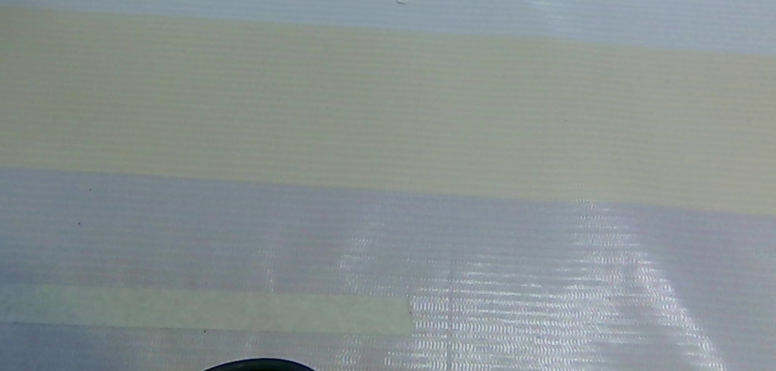
//> input picture old/1111.png, 1551 x 742 px, given in place of the camera (shown at 1/2 size)
$ ./line_video   (built with g++ and OpenCV 4)
//> lines starting //> are read from the running program, lines starting //| are printed output that depends on the picture; after the words box and inside, x2 and y2 are one past the last pixel; in counts of white or black regions, pixels touching at a corner belong together
//> further down, frame is the input picture: 742 rows x 1551 cols, CV_8UC3; mean B, G, R 145.5, 145.6, 137.4
#include <opencv2/opencv.hpp>
#include <stdio.h>
#include <windows.h>

void showError(const std::string& message) {
    MessageBoxA(NULL, message.c_str(), "Error", MB_ICONERROR | MB_OK);
}

void processFrame(cv::Mat& frame) {
    // 1. 缩放图像到固定尺寸（保持比例）
    cv::resize(frame, frame, cv::Size(720, 480));
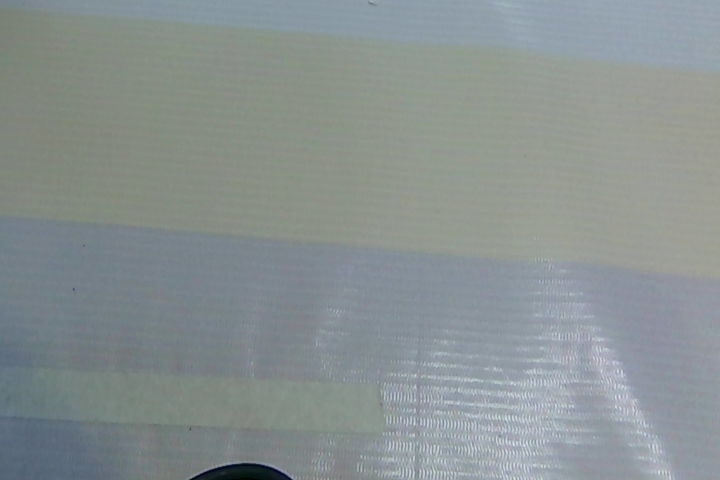
//> frame: 480 rows x 720 cols, CV_8UC3; mean B, G, R 145.4, 145.5, 137.3

    // 2. 转HSV并提取H通道
    cv::Mat hsv, h_channel;
    cv::cvtColor(frame, hsv, cv::COLOR_BGR2HSV);
//> hsv: 480 rows x 720 cols, CV_8UC3; mean H, S, V 78.1, 24.8, 149.9
    std::vector<cv::Mat> hsv_channels;
    cv::split(hsv, hsv_channels);
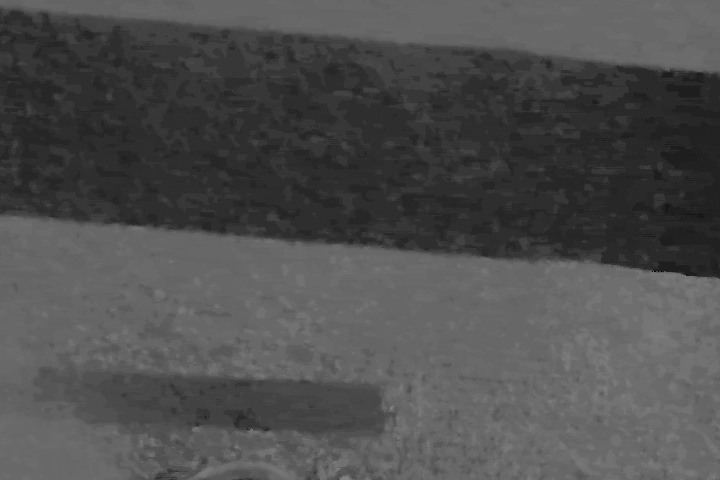
//> hsv_channels[0]: 480 rows x 720 cols, CV_8UC1; min 0, max 135, mean 78.1
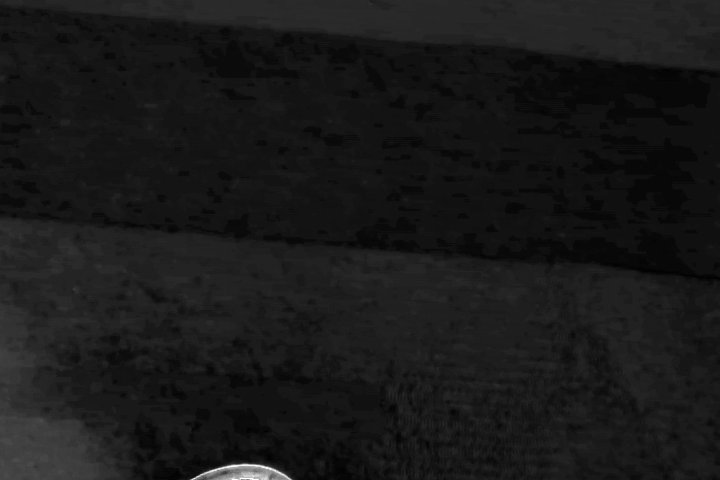
//> hsv_channels[1]: 480 rows x 720 cols, CV_8UC1; min 0, max 255, mean 24.8
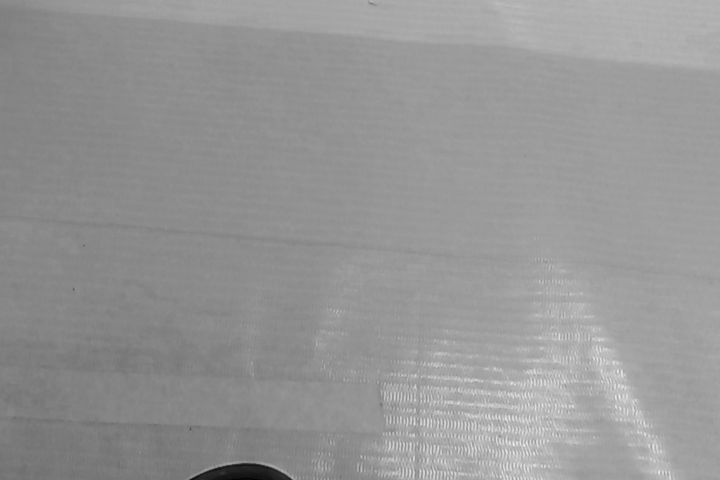
//> hsv_channels[2]: 480 rows x 720 cols, CV_8UC1; min 2, max 241, mean 149.9
    h_channel = hsv_channels[0];

    // 3. 自适应阈值处理
    cv::Mat binary;
    cv::adaptiveThreshold(h_channel, binary, 255,
                         cv::ADAPTIVE_THRESH_GAUSSIAN_C,
                         cv::THRESH_BINARY, 23, 4);
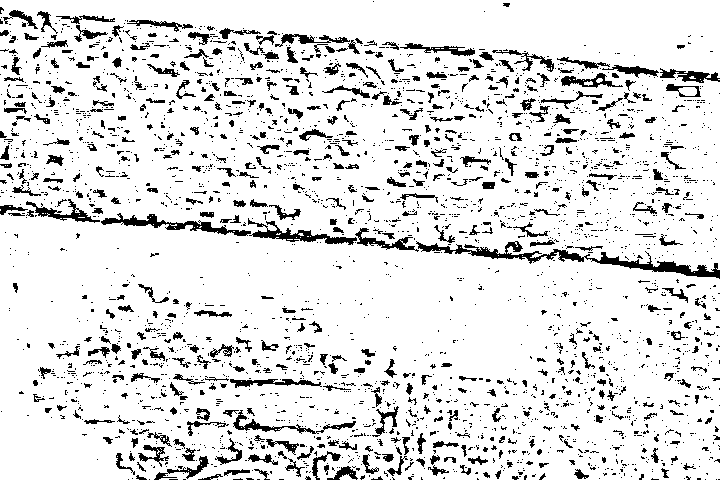
//> binary: 480 rows x 720 cols, CV_8UC1; 88.4% white; 2963 black regions (2485 under 20 px), largest, box (x1, y1, x2, y2) and area: (416, 241, 720, 279) 2067, (101, 213, 251, 236) 902, (248, 218, 357, 245) 793

    // 4. 高斯模糊
    cv::GaussianBlur(binary, binary, cv::Size(1,1), 0);

    // 5. 形态学操作
    cv::Mat kernel = cv::getStructuringElement(cv::MORPH_RECT, cv::Size(1,1));
    cv::morphologyEx(binary, binary, cv::MORPH_CLOSE, kernel);

    // 6. Canny边缘检测
    cv::Mat edges;
    cv::Canny(binary, edges, 70, 150);
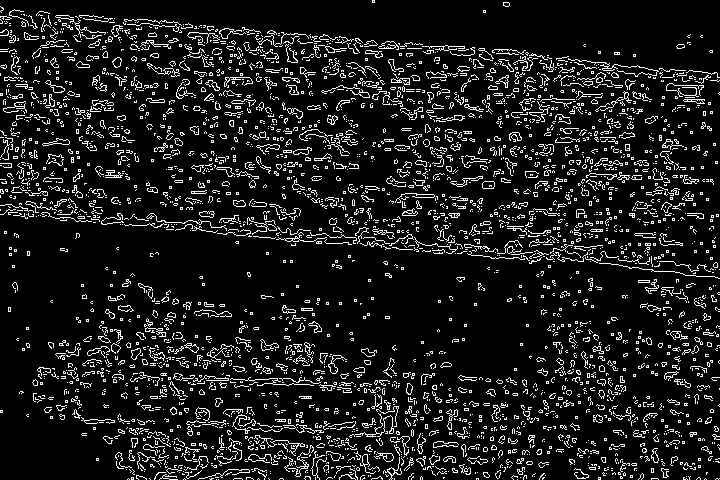
//> edges: 480 rows x 720 cols, CV_8UC1; 10.7% white in thin lines or dots

    // 7. 霍夫变换检测直线
    std::vector<cv::Vec4i> lines;
    cv::HoughLinesP(edges, lines, 1, CV_PI/720, 160, 100, 60);
//> lines = 14 lines (x1, y1, x2, y2), first 8: [0, 214, 536, 261], [1, 7, 717, 73], [15, 209, 717, 267], [8, 214, 539, 260], [8, 209, 704, 267], [0, 11, 717, 74], [1, 12, 709, 77], [9, 25, 718, 81]

    // 8. 绘制检测到的直线
    for (size_t i = 0; i < lines.size(); i++) {
        cv::line(frame,
                cv::Point(lines[i][0], lines[i][1]),
                cv::Point(lines[i][2], lines[i][3]),
                cv::Scalar(0, 255, 0), 2);
    }
//> this loop made 14 passes
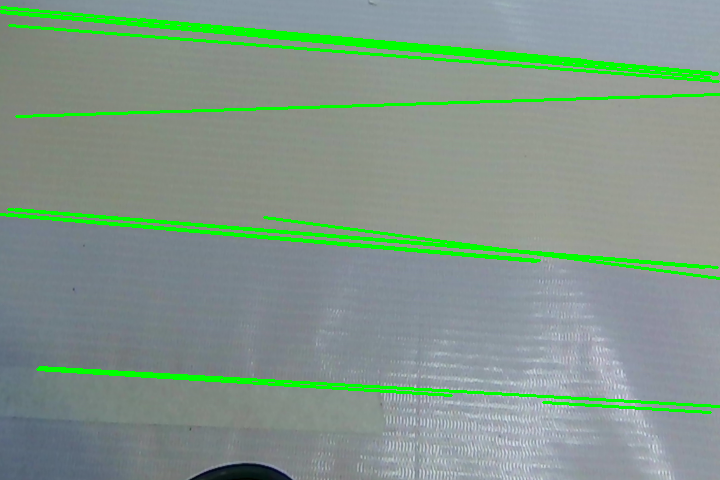
//> frame: 480 rows x 720 cols, CV_8UC3; 5.7% of pixels changed, all inside (x1, y1, x2, y2) = (0, 6, 720, 414)
    cv::imshow("binary", binary);
}

int main() {
    // 打开摄像头
    cv::VideoCapture cap(0);
    if (!cap.isOpened()) {
        showError("无法打开摄像头！\n请检查：\n1. 摄像头是否连接\n2. 驱动程序是否正常");
        return -1;
    }

    // 设置摄像头参数（可选）
    cap.set(cv::CAP_PROP_FRAME_WIDTH, 1280);
    cap.set(cv::CAP_PROP_FRAME_HEIGHT, 720);
    cap.set(cv::CAP_PROP_FPS, 30);

    cv::Mat frame;
    cv::namedWindow("Lane Detection", cv::WINDOW_AUTOSIZE);

    while (true) {
        // 捕获帧
        cap >> frame;
        if (frame.empty()) {
            showError("无法从摄像头获取帧！");
            break;
        }

        // 处理帧
        processFrame(frame);

        // 显示结果
        cv::imshow("Lane Detection", frame);

        // 按ESC退出
        if (cv::waitKey(1) == 27) {
//> the Esc key is pressed
            break;
        }
    }

    // 释放资源
    cap.release();
    cv::destroyAllWindows();
    return 0;
}

$ run again, on old/1245.png
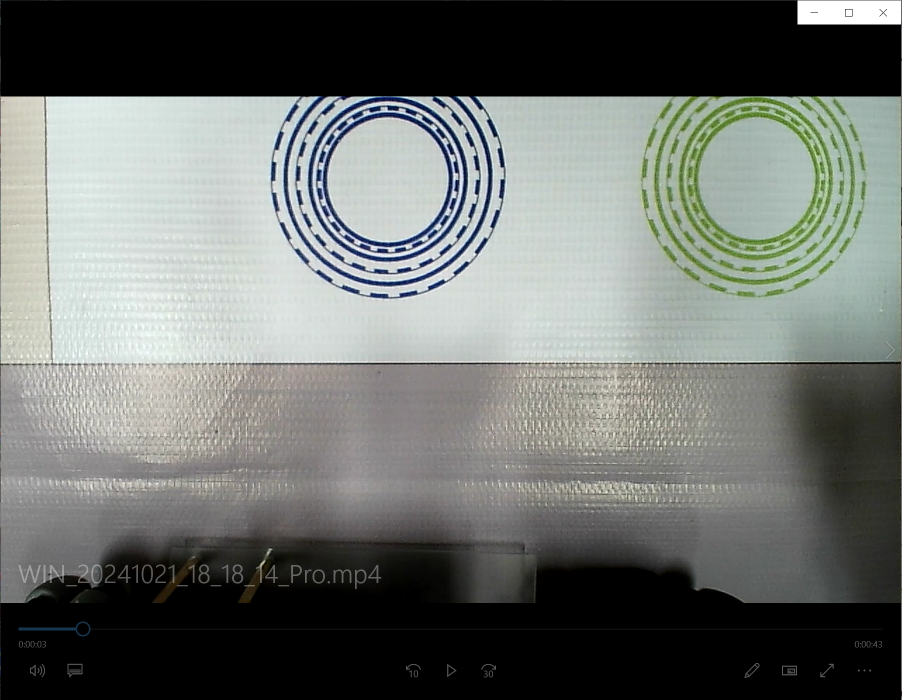
//> input picture old/1245.png, 1803 x 1399 px, given in place of the camera (shown at 1/2 size)
//> frame is the input picture: 1399 rows x 1803 cols, CV_8UC3; mean B, G, R 108.6, 112.2, 108.3
//> hsv: 480 rows x 720 cols, CV_8UC3; mean H, S, V 42.4, 16.9, 113.6
//> in processFrame, `cv::adaptiveThreshold(h_channel, binary, 255, cv::ADAPTIVE_THRESH_GAUS..`:
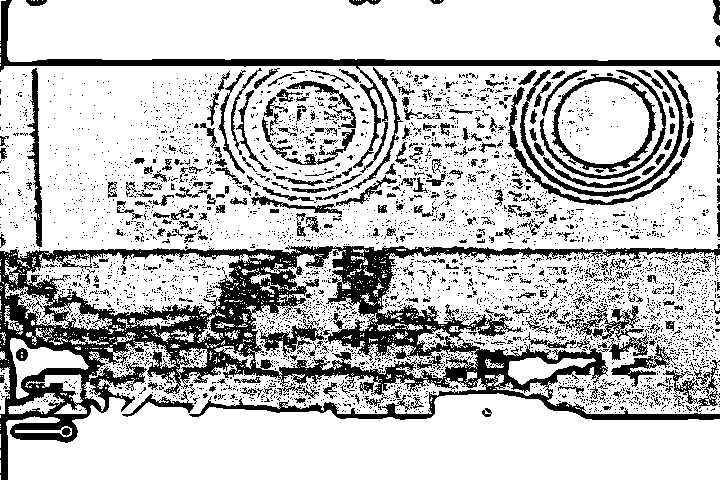
//> binary: 480 rows x 720 cols, CV_8UC1; 76.1% white; 4197 black regions (3893 under 20 px), largest, box (x1, y1, x2, y2) and area: (0, 244, 720, 480) 40358, (0, 0, 720, 168) 5527, (520, 70, 684, 197) 1617
//> edges: 480 rows x 720 cols, CV_8UC1; 15.2% white in thin lines or dots
//> lines = 82 lines (x1, y1, x2, y2), first 8: [0, 65, 719, 65], [0, 59, 152, 59], [0, 57, 524, 59], [0, 374, 719, 374], [575, 413, 719, 413], [2, 367, 716, 367], [0, 338, 717, 322], [0, 382, 713, 382]
//> the loop in processFrame, `for (size_t i = 0; i < lines.size(); i++)` made 82 passes
//> after the loop in processFrame, `for (size_t i = 0; i < lines.size(); i++)`:
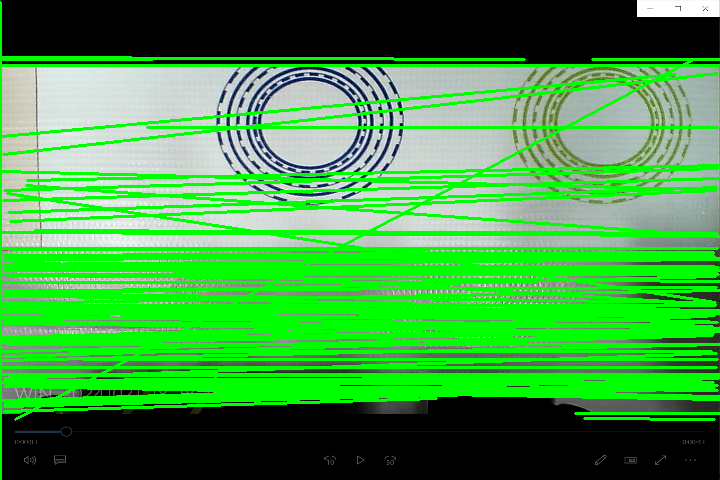
//> frame: 480 rows x 720 cols, CV_8UC3; mean B, G, R 67.1, 155.1, 65.9

$ run again, on old/2222.png
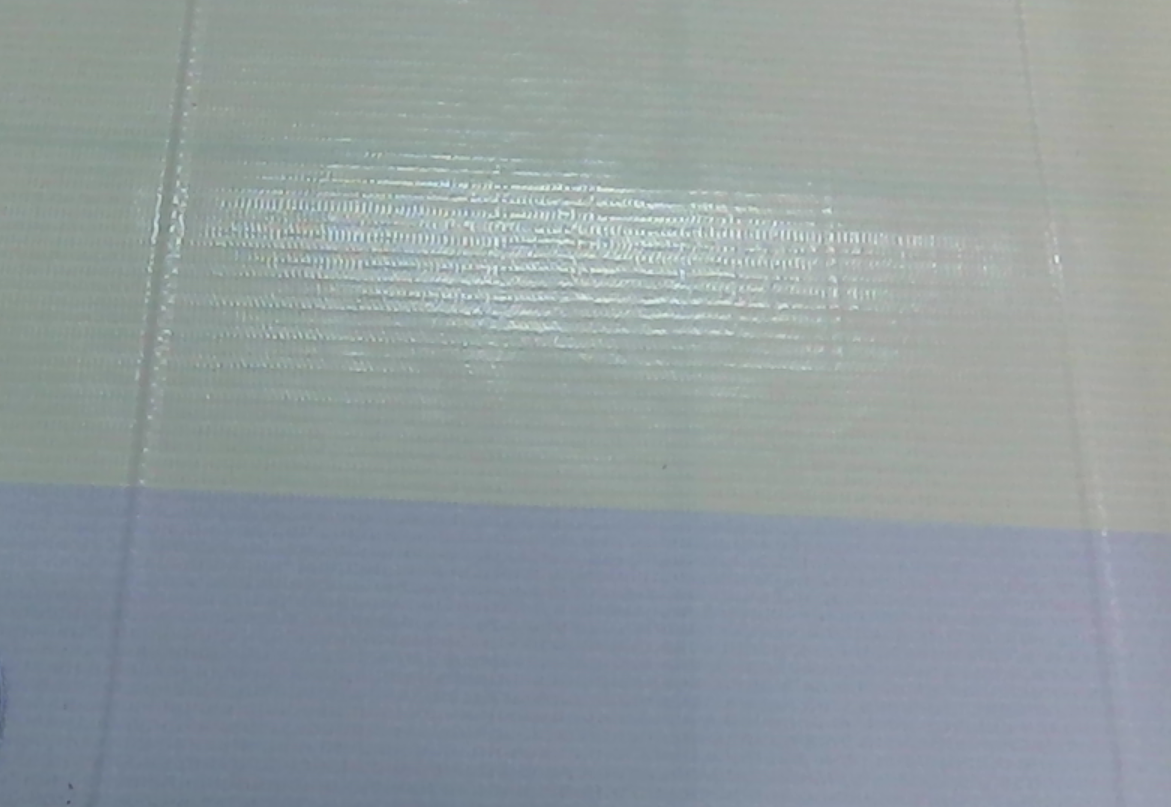
//> input picture old/2222.png, 1171 x 807 px, given in place of the camera
//> frame is the input picture: 807 rows x 1171 cols, CV_8UC3; mean B, G, R 158.7, 155.8, 145.5
//> hsv: 480 rows x 720 cols, CV_8UC3; mean H, S, V 84, 27.1, 161.8
//> in processFrame, `cv::adaptiveThreshold(h_channel, binary, 255, cv::ADAPTIVE_THRESH_GAUS..`:
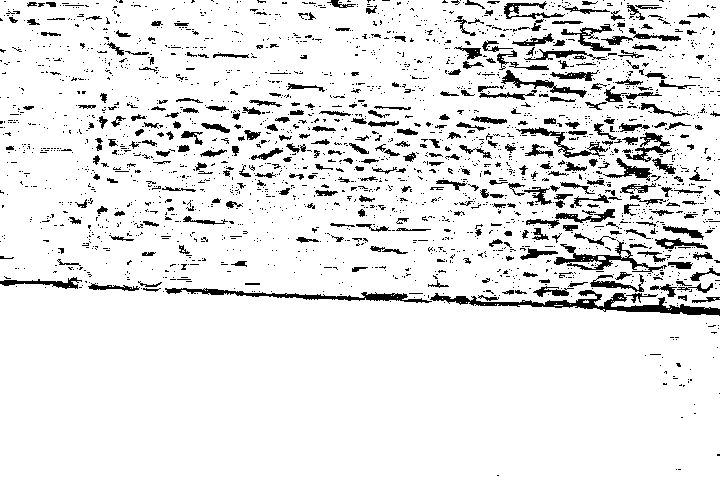
//> binary: 480 rows x 720 cols, CV_8UC1; 90.6% white; 2381 black regions (2039 under 20 px), largest, box (x1, y1, x2, y2) and area: (430, 290, 720, 316) 1908, (165, 288, 432, 303) 1088, (554, 240, 667, 273) 835
//> edges: 480 rows x 720 cols, CV_8UC1; 8.7% white in thin lines or dots
//> lines = 14 lines (x1, y1, x2, y2), first 8: [3, 285, 704, 313], [41, 283, 677, 307], [75, 104, 701, 126], [7, 152, 707, 149], [77, 169, 719, 192], [5, 278, 475, 303], [79, 168, 719, 190], [58, 202, 338, 203]
//> the loop in processFrame, `for (size_t i = 0; i < lines.size(); i++)` made 14 passes
//> after the loop in processFrame, `for (size_t i = 0; i < lines.size(); i++)`:
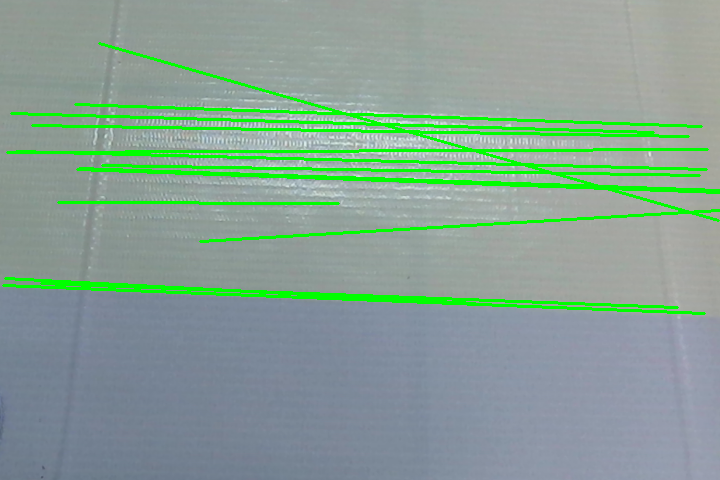
//> frame: 480 rows x 720 cols, CV_8UC3; mean B, G, R 147.6, 161.4, 134.9

$ run again, on old/5678.png
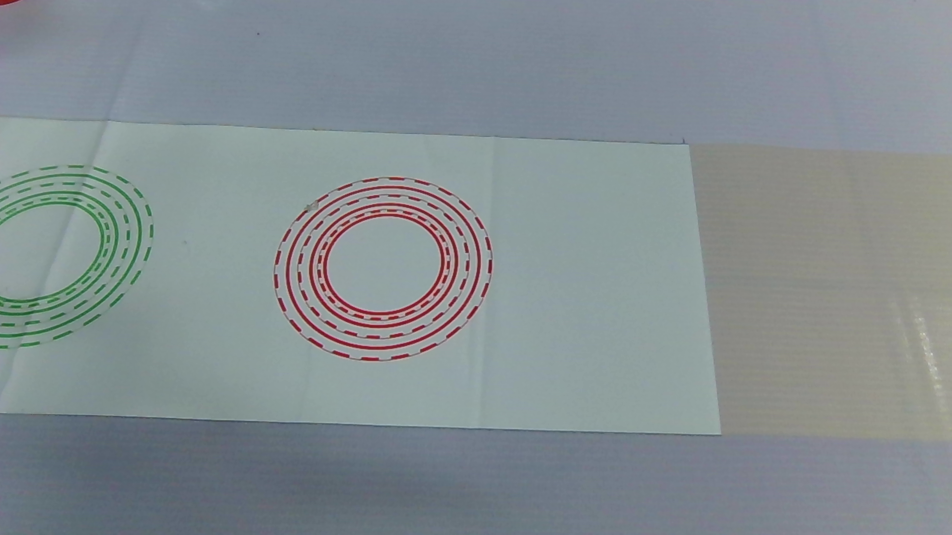
//> input picture old/5678.png, 1903 x 1069 px, given in place of the camera (shown at 1/2 size)
//> frame is the input picture: 1069 rows x 1903 cols, CV_8UC3; mean B, G, R 144.8, 141.3, 131.7
//> hsv: 480 rows x 720 cols, CV_8UC3; mean H, S, V 90.1, 32.7, 147.8
//> binary: 480 rows x 720 cols, CV_8UC1; 90.1% white; 1873 black regions (1601 under 20 px), largest, box (x1, y1, x2, y2) and area: (221, 171, 362, 310) 5153, (206, 155, 390, 329) 4221, (524, 131, 720, 155) 1415
//> edges: 480 rows x 720 cols, CV_8UC1; 8.1% white in thin lines or dots
//> lines = 5 lines (x1, y1, x2, y2): [2, 366, 694, 394], [1, 367, 717, 395], [3, 105, 704, 145], [0, 107, 719, 138], [0, 104, 708, 144]
//> the loop in processFrame, `for (size_t i = 0; i < lines.size(); i++)` made 5 passes
//> after the loop in processFrame, `for (size_t i = 0; i < lines.size(); i++)`:
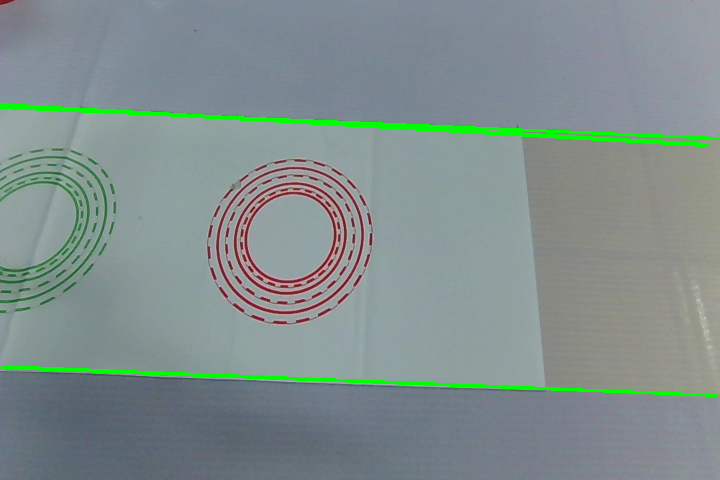
//> frame: 480 rows x 720 cols, CV_8UC3; mean B, G, R 141.8, 143.2, 129
